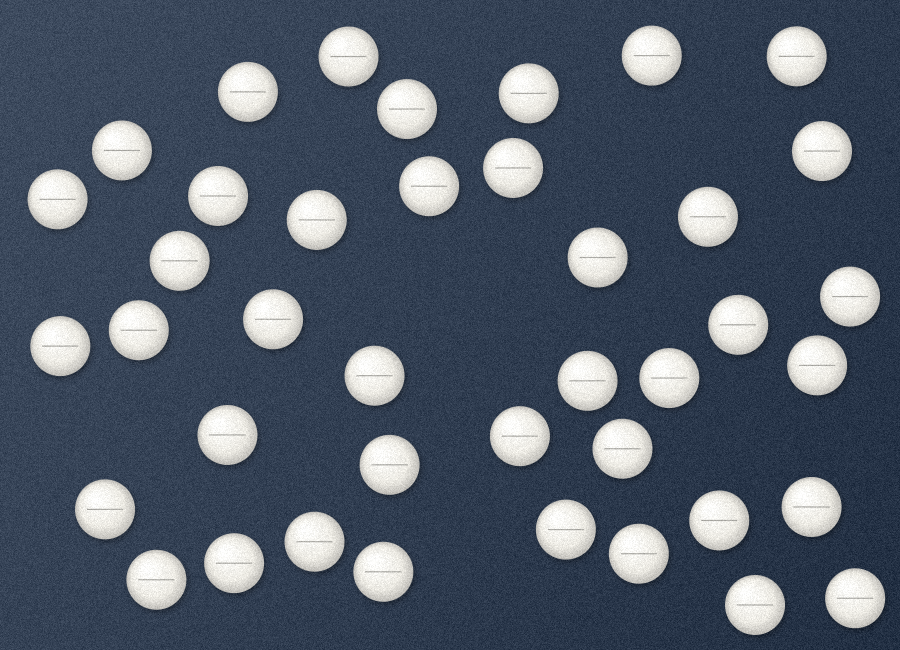
#> input picture tests/fixtures/case1.png, 900 x 650 px
$ python -i pillcount.py   (imports and definitions only)
#> lines starting #> are read from the running program, lines starting #| are printed output that depends on the picture; after the words box and inside, x2 and y2 are one past the last pixel; in counts of white or black regions, pixels touching at a corner belong together
"""นับเม็ดยาด้วยวิธีคลาสสิก 3 วิธี (CC / หารพื้นที่ / watershed) ด้วย pipeline และค่าเริ่มต้นเดียวกับแอป web/index.html

ใช้แบบ batch:
    python pillcount.py images/ truth.csv -o results.csv [--chan s --wsf 0.5 ...]
truth.csv มีคอลัมน์ file,truth,density,background (density/background ใช้จัดกลุ่ม MAPE)
"""
import argparse
import csv
import statistics
import sys
import time
from pathlib import Path

import cv2
import numpy as np

# ค่าเริ่มต้นตรงกับแอป v1
DEFAULTS = dict(chan="gray", blur="gauss", ksize=5, thresh="otsu", thv=128, block=51, c=-5,
                inv="auto", mk=3, open=2, close=1, fill=1, mina=0.25, wsf=0.60, maxd=900)


def to_channel(rgb, mode, bg):
    rgb = rgb.astype(np.float32)
    r, g, b = rgb[..., 0], rgb[..., 1], rgb[..., 2]
    if mode in ("r", "g", "b"):
        v = rgb[..., "rgb".index(mode)]
    elif mode == "s":
        mx, mn = rgb.max(axis=2), rgb.min(axis=2)
        v = np.where(mx == 0, 0, (mx - mn) * 255 / np.maximum(mx, 1))
    elif mode == "v":
        v = rgb.max(axis=2)
    elif mode == "bg":
        v = np.minimum(255, np.sqrt(((rgb - np.float32(bg)) ** 2).sum(axis=2)) * 1.4)
    else:
        v = 0.299 * r + 0.587 * g + 0.114 * b
    return v.astype(np.uint8)  # ตัดทศนิยมทิ้งแบบ Uint8Array ใน JS


def border_color(rgb):
    edge = np.concatenate([rgb[0], rgb[-1], rgb[2], rgb[-3], rgb[:, 0], rgb[:, -1], rgb[:, 2], rgb[:, -3]])
    return np.floor(edge.mean(axis=0) + 0.5).astype(int).tolist()


def count(rgb, p=DEFAULTS, bg=None, ref_area=None):
    """rgb: ภาพ uint8 (H,W,3) ที่ย่อแล้ว คืน dict ผลนับ 3 วิธี + ภาพกลางทาง"""
    p = {**DEFAULTS, **p}
    bg = bg or border_color(rgb)
    chan = to_channel(rgb, p["chan"], bg)
    k = int(p["ksize"])
    if p["blur"] == "mean":
        blur = cv2.blur(chan, (k, k), borderType=cv2.BORDER_REPLICATE)
    elif p["blur"] == "gauss":
        blur = cv2.GaussianBlur(chan, (k, k), 0, borderType=cv2.BORDER_REPLICATE)
    elif p["blur"] == "median":
        blur = cv2.medianBlur(chan, k)
    else:
        blur = chan

    th = None
    if p["thresh"] == "otsu":
        th, bin_ = cv2.threshold(blur, 0, 255, cv2.THRESH_BINARY + cv2.THRESH_OTSU)
    elif p["thresh"] == "manual":
        th, bin_ = cv2.threshold(blur, int(p["thv"]), 255, cv2.THRESH_BINARY)
    else:
        method = cv2.ADAPTIVE_THRESH_MEAN_C if p["thresh"] == "amean" else cv2.ADAPTIVE_THRESH_GAUSSIAN_C
        bin_ = cv2.adaptiveThreshold(blur, 255, method, cv2.THRESH_BINARY, int(p["block"]), float(p["c"]))

    # ขอบภาพเป็นขาวเกินครึ่ง = พื้นหลังขาว → กลับให้เม็ดเป็นขาว
    invert = p["inv"] == "inv"
    if p["inv"] == "auto":
        edge = np.concatenate([bin_[0], bin_[-1], bin_[:, 0], bin_[:, -1]])
        invert = (edge > 0).mean() > 0.5
    if invert:
        bin_ = 255 - bin_

    kern = np.ones((int(p["mk"]), int(p["mk"])), np.uint8)
    m = bin_
    if p["open"]:
        m = cv2.morphologyEx(m, cv2.MORPH_OPEN, kern, iterations=int(p["open"]))
    if p["close"]:
        m = cv2.morphologyEx(m, cv2.MORPH_CLOSE, kern, iterations=int(p["close"]))
    if p["fill"]:  # รูที่ไม่ต่อกับขอบภาพ = รูในเม็ด
        n, lab = cv2.connectedComponents((m == 0).astype(np.uint8), connectivity=4)
        outside = np.unique(np.concatenate([lab[0], lab[-1], lab[:, 0], lab[:, -1]]))
        m = np.where((m > 0) | ~np.isin(lab, outside), 255, 0).astype(np.uint8)

    # Method A: connected components + ตัดก้อนเล็ก
    n, lab, stats, _ = cv2.connectedComponentsWithStats(m, connectivity=8)
    areas = stats[1:, cv2.CC_STAT_AREA]
    big = areas[areas >= 20]
    med_a = float(np.median(big)) if len(big) else 0.0
    min_area = max(12, med_a * float(p["mina"]))
    keep = np.zeros(n, bool)
    keep[1:] = areas >= min_area
    mask = keep[lab]
    kept_areas = areas[keep[1:]]

    # Method C: distance transform + marker watershed (marker = จุดที่ dist ≥ wsf × dist สูงสุดของก้อนนั้น)
    dist = cv2.distanceTransform(mask.astype(np.uint8), cv2.DIST_L2, cv2.DIST_MASK_PRECISE)
    cmax = np.zeros(n, np.float32)
    np.maximum.at(cmax, lab[mask], dist[mask])
    peaks = mask & (dist >= float(p["wsf"]) * cmax[lab]) & (dist >= 1)
    n_mk, markers = cv2.connectedComponents(peaks.astype(np.uint8), connectivity=8)
    ws_count = n_mk - 1
    markers = markers.astype(np.int32)
    # cv2.watershed ไหลตามความต่างสีของภาพจริง (สูตรมาตรฐาน OpenCV) ต่างจากแอปที่ไหลตาม dist
    # จำนวน (= จำนวน marker) จึงเท่ากัน แต่พื้นที่ region ที่ใช้เป็น ref ของวิธีหารพื้นที่อาจต่างกัน
    # พื้นหลังเป็น label แยก เว้นวงรอบเม็ด 2 px ไม่ให้พื้นหลังแย่งขอบเม็ด
    markers[cv2.dilate(mask.astype(np.uint8), np.ones((5, 5), np.uint8)) == 0] = n_mk
    cv2.watershed(cv2.cvtColor(rgb, cv2.COLOR_RGB2BGR), markers)
    ws_areas = np.bincount(markers[mask & (markers > 0)].ravel(), minlength=n_mk + 1)[1:n_mk]

    # Method B: หารพื้นที่ ref = มัธยฐานพื้นที่ region ของ watershed (≈ 1 เม็ด) หรือเม็ดที่กำหนดเอง
    # shortcut: ยังไม่มี guard ref เล็กผิดปกติ (เคส 5436 ใน HANDOFF) เหมือนแอป v1 เพื่อให้ผลเทียบกันได้
    ref = ref_area or (float(np.median(ws_areas[ws_areas > 0])) if (ws_areas > 0).any() else 0) \
        or (float(np.median(kept_areas)) if len(kept_areas) else 0) or 1.0
    area_total = int(sum(max(1, int(np.floor(a / ref + 0.5))) for a in kept_areas))

    return dict(cc=int(keep.sum()), area=area_total, ws=ws_count, ref=ref, th=th, invert=bool(invert),
                bg=bg, mask=mask, dist=dist, markers=markers)


# [8 lines left out: function load, not called in this run]


def mape(rows, key):
    errs = [abs(r[key] - r["truth"]) / r["truth"] * 100 for r in rows if r["truth"] > 0]
    return round(statistics.mean(errs), 2) if errs else None


# [33 lines left out: function main, not called in this run]


# [2 lines not run here, left out]

>>> import cv2
>>> picture = cv2.cvtColor(cv2.imread('tests/fixtures/case1.png'), cv2.COLOR_BGR2RGB)
>>> result = count(picture)
#> in count, `bg = bg or border_color(rgb)`: bg = [48, 61, 81]
#> in to_channel, `r, g, b = rgb[..., 0], rgb[..., 1], rgb[..., 2]`:
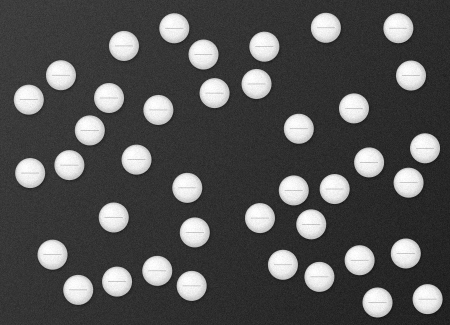
#> r: shape (650, 900) float32 (shown at 1/2 size); min 9, max 255, mean 82.6
#> in to_channel, `r, g, b = rgb[..., 0], rgb[..., 1], rgb[..., 2]`:
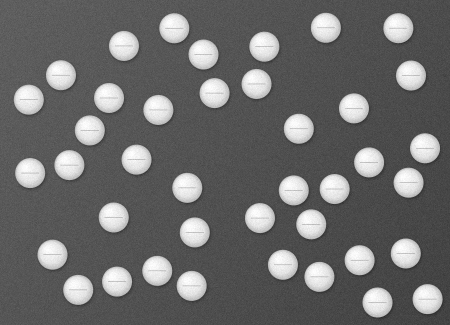
#> b: shape (650, 900) float32 (shown at 1/2 size); min 33, max 255, mean 107.5
#> in count, `k = int(p["ksize"])`: k = 5
#> in count, `th, bin_ = cv2.threshold(blur, 0, 255, cv2.THRESH_BINARY + cv2.THRESH_..`:
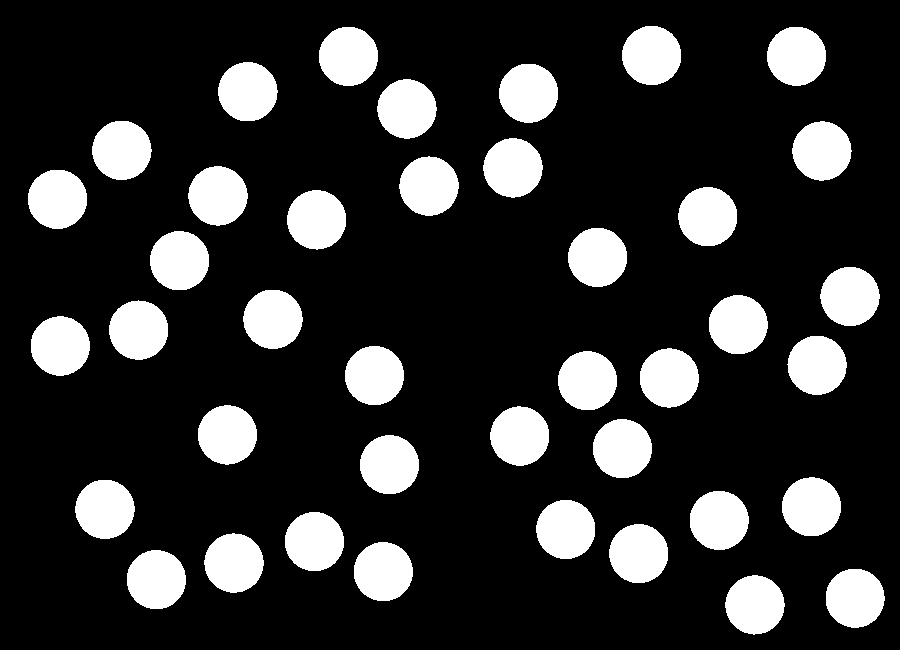
#> bin_: shape (650, 900); 18.8% white; 40 white regions, largest, box (x1, y1, x2, y2) and area: (31, 316, 90, 376) 2772, (28, 170, 87, 229) 2769, (92, 121, 152, 180) 2768
#> in count, `th, bin_ = cv2.threshold(blur, 0, 255, cv2.THRESH_BINARY + cv2.THRESH_..`: th = 141
#> in count, `invert = p["inv"] == "inv"`: invert = False
#> in count, `edge = np.concatenate([bin_[0], bin_[-1], bin_[:, 0], bin_[:, -1]])`: edge = 3100 values from 0 to 0
#> in count, `n, lab = cv2.connectedComponents((m == 0).astype(np.uint8), connectivi..`: n = 2
#> in count, `outside = np.unique(np.concatenate([lab[0], lab[-1], lab[:, 0], lab[:,..`: outside = [1]
#> in count, `n, lab, stats, _ = cv2.connectedComponentsWithStats(m, connectivity=8)`:
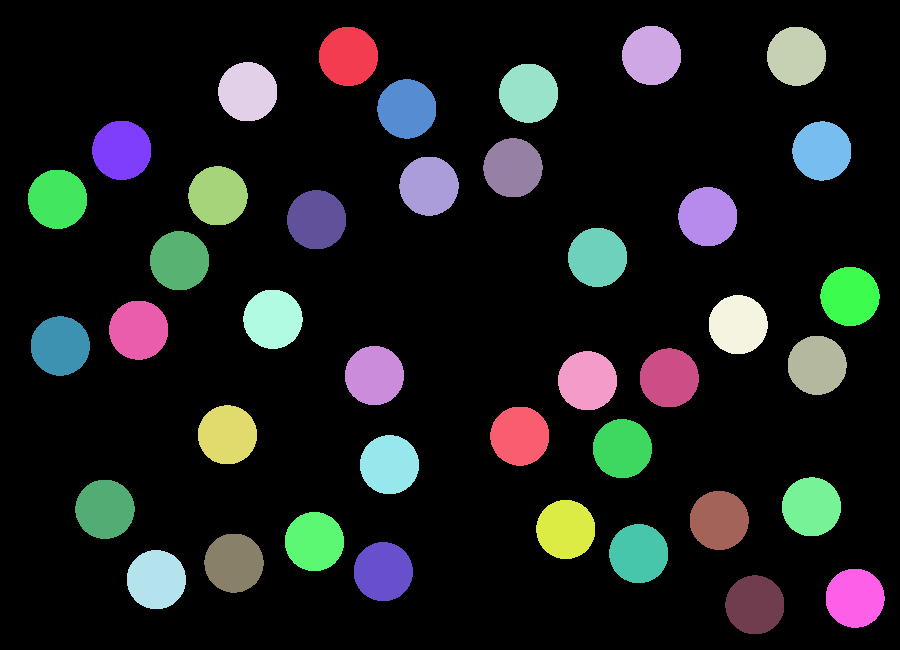
#> lab: shape (650, 900) int32; 41 distinct labels, from 0 to 40; one colour per label, 0 black
#> in count, `n, lab, stats, _ = cv2.connectedComponentsWithStats(m, connectivity=8)`: n = 41; stats = 41 rows, first 6: [0, 0, 900, 650, 474785], [319, 27, 59, 59, 2758], [622, 26, 59, 59, 2759], [767, 27, 59, 59, 2754], [218, 62, 59, 59, 2764], [499, 64, 59, 59, 2755]
#> in count, `areas = stats[1:, cv2.CC_STAT_AREA]`: areas = 40 values, max 2772 at index 20, min 2739 at index 39, mean 2755.4
#> in count, `big = areas[areas >= 20]`: big has the same summary as areas
#> in count, `med_a = float(np.median(big)) if len(big) else 0.0`: med_a = 2754.5
#> in count, `min_area = max(12, med_a * float(p["mina"]))`: min_area = 688.6
#> in count, `kept_areas = areas[keep[1:]]`: kept_areas has the same summary as areas
#> in count, `n_mk, markers = cv2.connectedComponents(peaks.astype(np.uint8), connec..`:
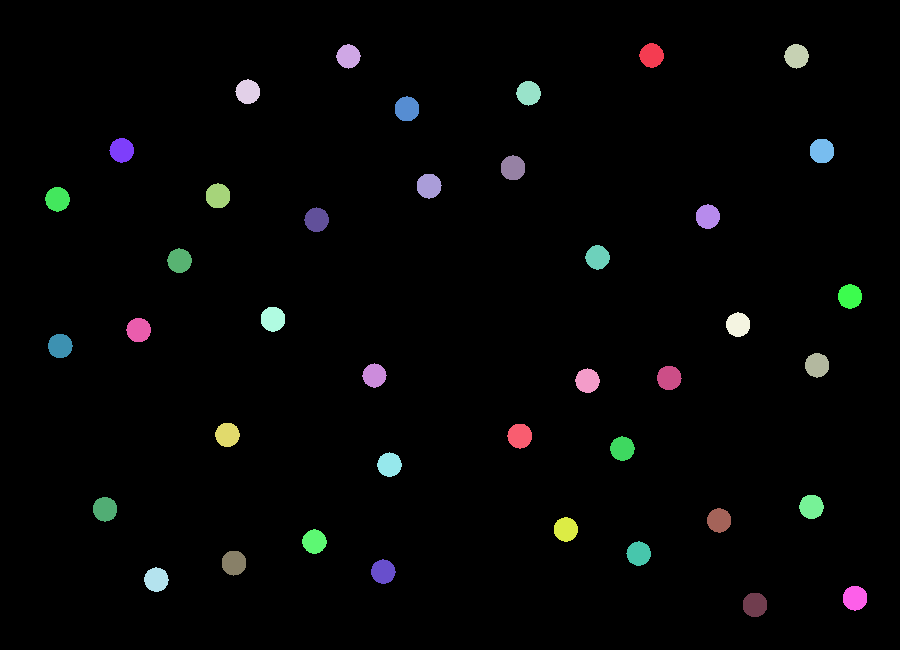
#> markers: shape (650, 900) int32; 41 distinct labels, from 0 to 40; one colour per label, 0 black
#> in count, `n_mk, markers = cv2.connectedComponents(peaks.astype(np.uint8), connec..`: n_mk = 41
#> in count, `ws_count = n_mk - 1`: ws_count = 40
#> in count, `markers[cv2.dilate(mask.astype(np.uint8), np.ones((5, 5), np.uint8)) =..`:
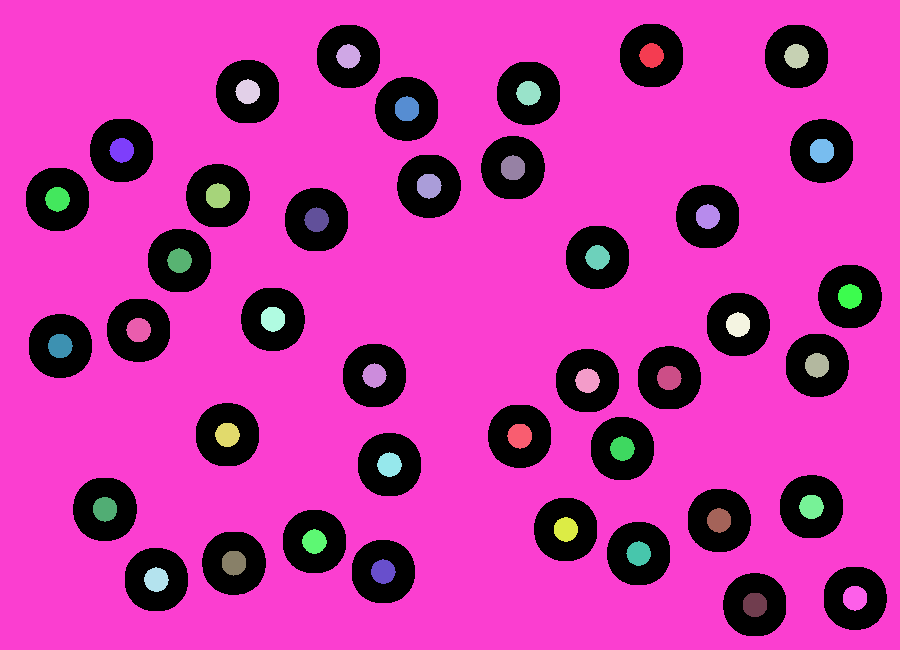
#> markers: shape (650, 900) int32; 42 distinct labels, from 0 to 41; one colour per label, 0 black
#> in count, `ws_areas = np.bincount(markers[mask & (markers > 0)].ravel(), minlengt..`: ws_areas = 40 values, max 2739 at index 16, min 2722 at index 3, mean 2729.8
#> in count, `ref = ref_area or (float(np.median(ws_areas[ws_areas > 0])) if (ws_are..`: ref = 2730.5
#> in count, `area_total = int(sum(max(1, int(np.floor(a / ref + 0.5))) for a in kep..`: area_total = 40
#> result = 10 items

$ run again, on tests/fixtures/case3.png
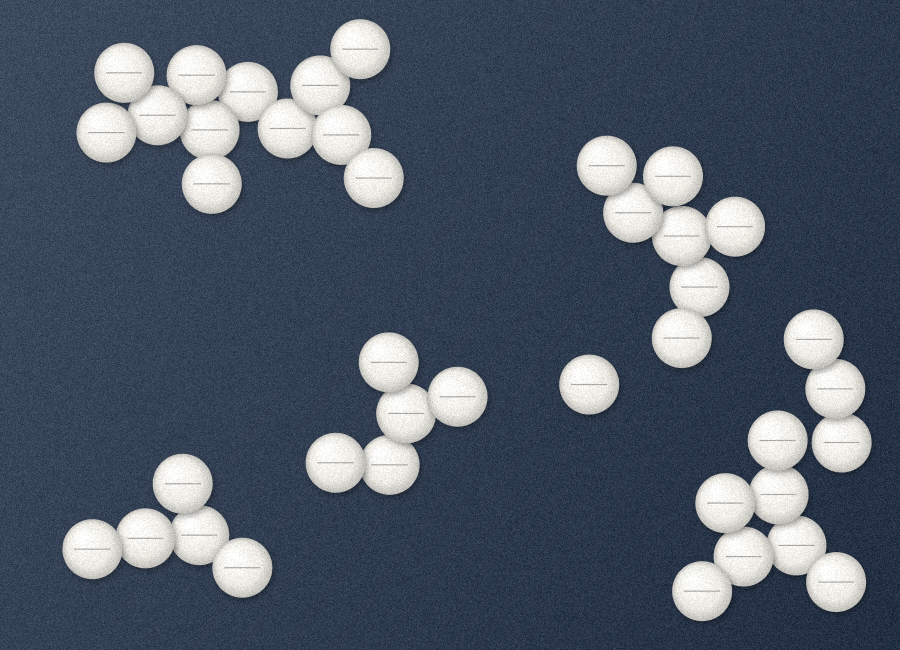
#> input picture tests/fixtures/case3.png, 900 x 650 px
#> bg = [48, 61, 81]
#> k = 5
#> in count, `th, bin_ = cv2.threshold(blur, 0, 255, cv2.THRESH_BINARY + cv2.THRESH_..`:
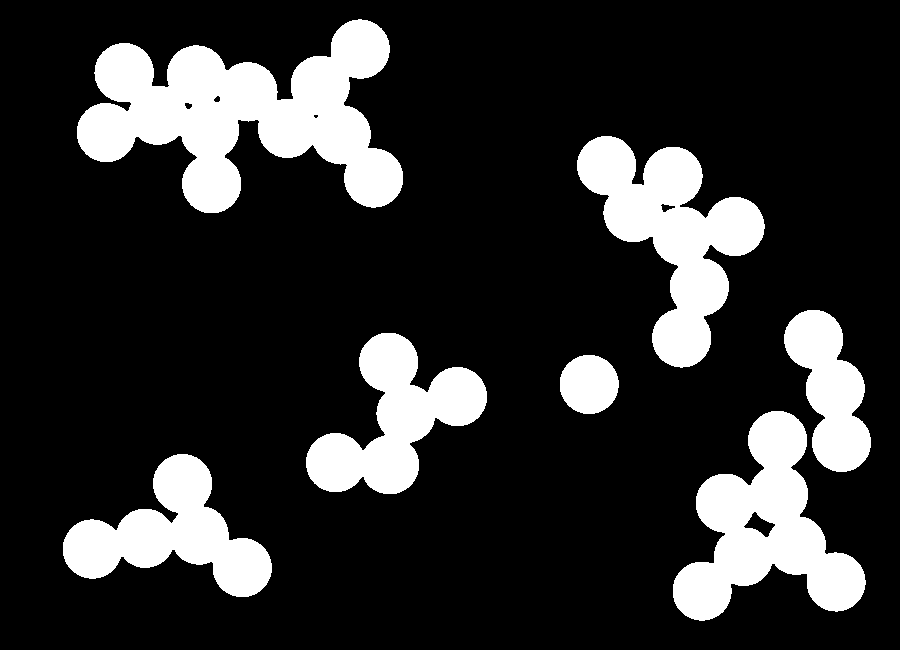
#> bin_: shape (650, 900); 18.3% white; 7 white regions, largest, box (x1, y1, x2, y2) and area: (77, 19, 403, 213) 32026, (577, 136, 765, 368) 18764, (673, 411, 866, 621) 18676
#> th = 141
#> invert = False
#> edge = 3100 values from 0 to 0
#> in count, `n, lab = cv2.connectedComponents((m == 0).astype(np.uint8), connectivi..`: n = 6
#> outside = [1]
#> in count, `n, lab, stats, _ = cv2.connectedComponentsWithStats(m, connectivity=8)`: n = 8; stats = [[0, 0, 900, 650, 477328], [77, 20, 326, 193, 32097], [577, 136, 188, 231, 18827], [784, 310, 87, 162, 8073], [306, 333, 181, 161, 13442], [560, 355, 59, 59, 2754], [673, 411, 193, 210, 19022], [63, 454, 209, 143, 13457]]
#> areas = [32097, 18827, 8073, 13442, 2754, 19022, 13457]
#> med_a = 13457
#> min_area = 3364.2
#> mask: shape (650, 900) bool; 17.9% white; 6 white regions, box (x1, y1, x2, y2) and area: (77, 20, 403, 213) 32097, (673, 411, 866, 621) 19022, (577, 136, 765, 367) 18827, (63, 454, 272, 597) 13457, (306, 333, 487, 494) 13442, (784, 310, 871, 472) 8073
#> kept_areas = [32097, 18827, 8073, 13442, 19022, 13457]
#> peaks: shape (650, 900) bool; 2.8% white; 29 white regions, largest, box (x1, y1, x2, y2) and area: (621, 164, 698, 251) 2167, (719, 488, 802, 563) 2107, (151, 69, 254, 137) 1919
#> n_mk = 30
#> ws_count = 29
#> in count, `markers[cv2.dilate(mask.astype(np.uint8), np.ones((5, 5), np.uint8)) =..`:
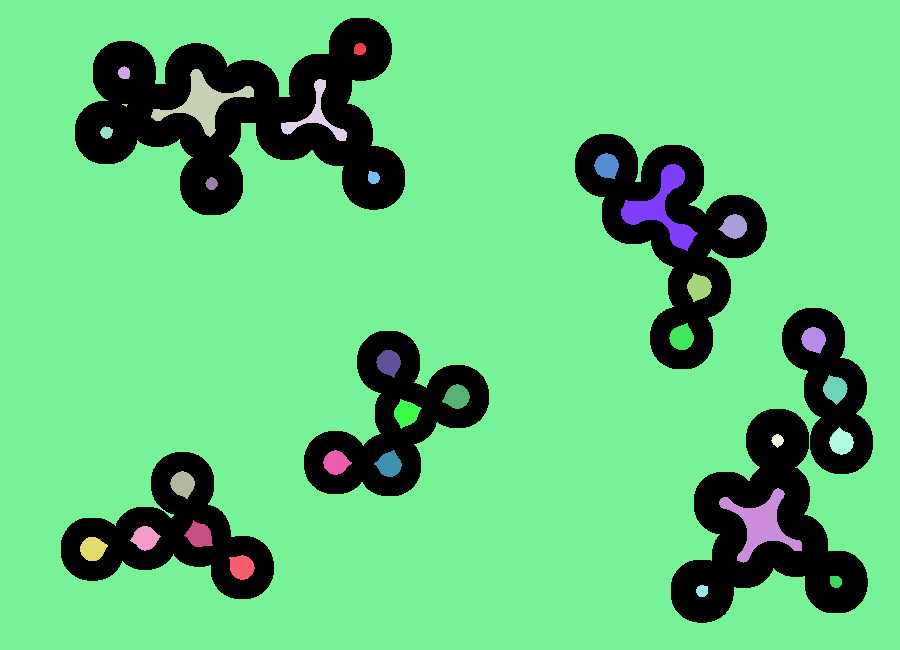
#> markers: shape (650, 900) int32; 31 distinct labels, from 0 to 30; one colour per label, 0 black
#> ws_areas = 29 values, max 10546 at index 22, min 2246 at index 23, mean 3572.1
#> ref = 2754
#> area_total = 39
#> result = 10 items
